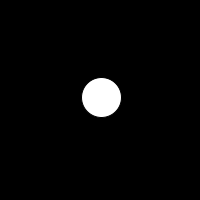
Frame 1 (no input)
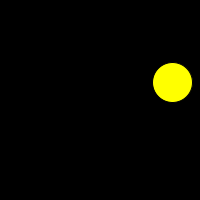
Frame 60 (the mouse pressed at the canvas centre just before this capture)
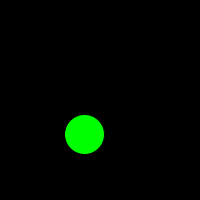
Frame 120 (the mouse held since frame 60 and released just before this capture)

The Processing sketch that drew these frames (run headless with seeded random() and noise(); from frame 60 on, the mouse is pressed at the canvas centre):

// Processing sketch: UnverzagtMattis_2
// ── UnverzagtMattis_2.pde
float x=0;
float y=0;
float dx,dy;
float spd=1;
//color c= new color(255,0,0);
color c= color(255,255,255);
void setup()
{
  
  size(200,200);
  background(0);
  init();
}


void draw()
{
  background(0);
  x+=dx;
  y+=dy;
  if (x>180){ x=180; dx*=-1;c= color(255,255,0);}
  if (x<20){ x=20; dx*=-1;c= color(255,255,0);}
  if (y>180){ y=180; dy*=-1; c= color(0,255,0);}
  if (y<20){ y=20; dy*=-1;c= color(0,255,0);}
  fill(c);
  circle(x,y,40);
}

void init()
{
  dx=random(-5,5);
  dy=random(-5,5);
  //x=random(40,160);
  //y=random(40,160);
  x=100;
  y=100;
}
void keyPressed()
{
init();
}
